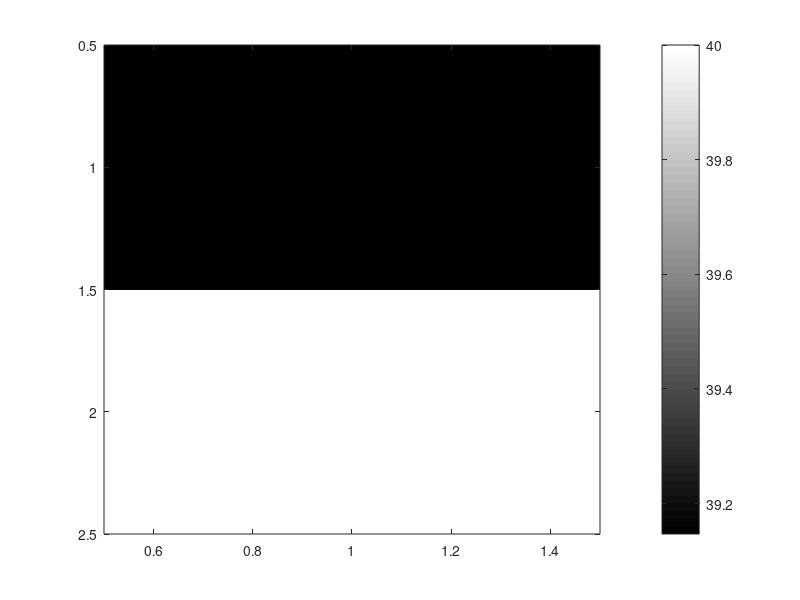

Reproduce this figure in MATLAB. (Note: this script raises an error after producing the figure.)
% Test B-mode from mask data

% Matrix H
H = [ 2.0e-06 , 3.0e-06 ;
2.3e-05 , 3.0e-05 ;
4.06e-04 , 5.02e-04 ;
1.2042e-02, 1.4872e-02 ;
3.3333e-02, 3.2441e-02 ;
1.9695e-02, 2.3221e-02 ;
2.862e-03 , 5.542e-03 ;
6.2e-05 , 5.6e-04 ;
1.0e-06 , 3.0e-06 ;
1.8e-05 , 3.0e-05 ;
3.65e-04 , 5.02e-04 ;
1.0983e-02, 1.4872e-02 ;
3.3333e-02, 3.2441e-02 ;
1.9137e-02, 2.3221e-02 ;
2.781e-03 , 5.542e-03 ;
6.0e-05 , 5.6e-04 ;
1.0e-06 , 3.0e-06 ;
1.8e-05 , 3.0e-05 ;
3.65e-04 , 5.02e-04 ;
1.0983e-02, 1.4872e-02 ;
3.3333e-02, 3.2441e-02 ;
1.9137e-02, 2.3221e-02 ;
2.781e-03 , 5.542e-03 ;
6.0e-05 , 5.6e-04 ]

% dimensions:[24x1]
% 3 elements and 8 samples per element 
% Synthetic u for a 3D apple phantom, 3 elements × 8 samples → flattened 24x1
u = [
    0.12;
    0.34;
    0.65;
    0.88;
    0.78;
    0.45;
    0.12;
    0.05;

    0.08;
    0.28;
    0.60;
    0.85;
    0.82;
    0.50;
    0.20;
    0.10;

    0.05;
    0.20;
    0.55;
    0.80;
    0.75;
    0.48;
    0.18;
    0.08
];



% Adjoint estimation v_est = H^H * u
v = H' * u;   % adjoint = transpose for real matrices

disp('v =');
disp(v);

% B-mode image
env = abs(hilbert(v)); % amplitude envelope
env_norm = env ./ max(env(:)); % normalised envelope

dynamicRange = 40;   % dB (typical: 40–80 dB)

bmode = 20*log10(env_norm + eps);
bmode = bmode + dynamicRange;
bmode(bmode < 0) = 0;

figure
imagesc(bmode)
colormap(gray)
colorbar
clim([0 dynamicRange])
xlabel('Scan line')
ylabel('Depth')
title('B-mode Image')
